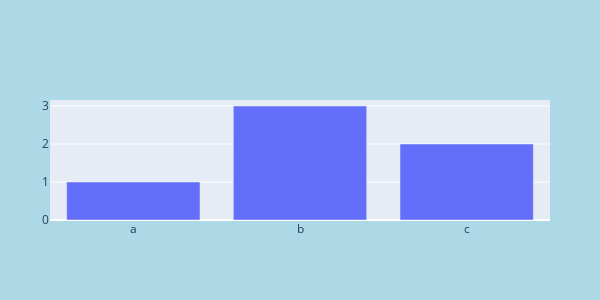

The cell this chart's notebook holds for it:
### Markdown cell above
### .update_layout 등
- 옵션 작업은 다 여기에서 해야함

### Code cell
# 픽셀 조정 등 -> .update_layout  # update_layout이 그래프 외곽 관련된 모든걸 컨트롤 한다...
fig = go.Figure(data = [go.Bar(x = ["a", "b", "c"], y = [1, 3, 2])])
fig.update_layout(width = 600,
                  height = 300,
                 margin_l = 50,
                  margin_r = 50,

                  # 백그라운드 색상 지정
                  paper_bgcolor = "lightblue"
                 )
fig.show()

### Figure 1 — Plotly figure (JSON) as saved in the notebook; plotly's stock layout.template omitted (floating-point values rounded to 4 significant figures)
{"data": [{"type": "bar", "x": ["a", "b", "c"], "y": [1, 3, 2]}], "layout": {"height": 300, "margin": {"l": 50, "r": 50}, "paper_bgcolor": "lightblue", "width": 600, "xaxis": {"autorange": true, "range": [-0.5, 2.5], "type": "category"}, "yaxis": {"autorange": true, "range": [0, 3.158], "type": "linear"}}}
